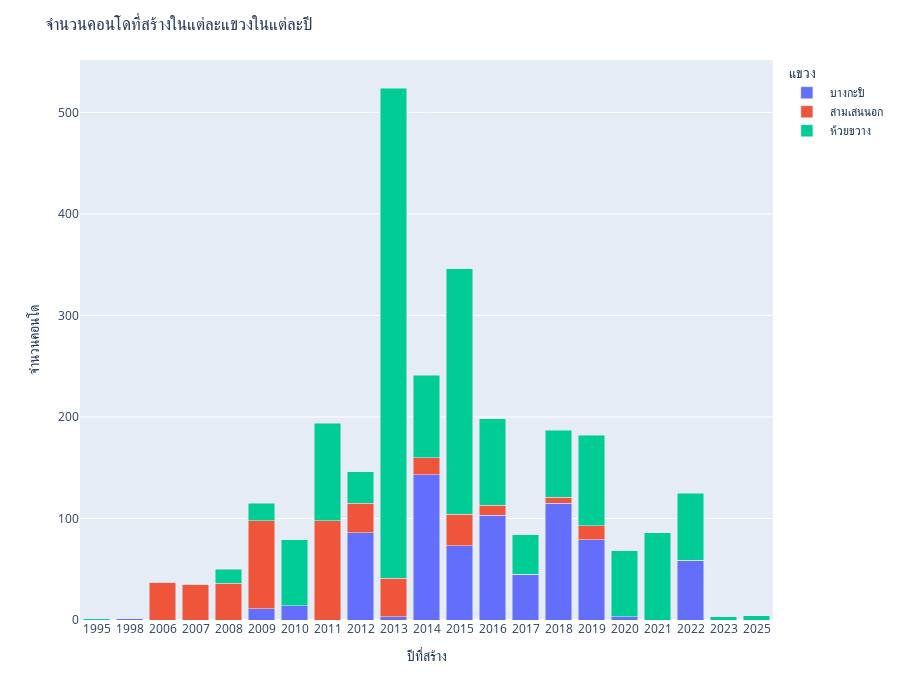

This figure's notebook cell:
### Code cell
table = pd.crosstab(df6['constructed-yr'], df6['kwaeng'])

fig = px.bar(table, x=table.index, y=table.columns, barmode='stack', labels={'kwaeng': 'แขวง'})

fig.update_layout(title='จำนวนคอนโดที่สร้างในแต่ละแขวงในแต่ละปี',
                  xaxis_title='ปีที่สร้าง',
                  yaxis_title='จำนวนคอนโด',
                  height=700)

fig.show()

### Figure 1 — Plotly figure (JSON) as saved in the notebook; plotly's stock layout.template omitted (floating-point values rounded to 4 significant figures)
{"data": [{"alignmentgroup": "True", "hovertemplate": "แขวง= บางกะปิ<br>constructed-yr=%{x}<br>value=%{y}<extra></extra>", "legendgroup": " บางกะปิ", "marker": {"color": "#636efa", "pattern": {"shape": ""}}, "name": " บางกะปิ", "offsetgroup": " บางกะปิ", "orientation": "v", "showlegend": true, "textposition": "auto", "type": "bar", "x": ["1995", "1998", "2006", "2007", "2008", "2009", "2010", "2011", "2012", "2013", "2014", "2015", "2016", "2017", "2018", "2019", "2020", "2021", "2022", "2023", "2025"], "xaxis": "x", "y": [0, 1, 0, 0, 0, 11, 14, 0, 86, 3, 143, 73, 103, 45, 115, 79, 3, 0, 59, 0, 0], "yaxis": "y"}, {"alignmentgroup": "True", "hovertemplate": "แขวง= สามเสนนอก<br>constructed-yr=%{x}<br>value=%{y}<extra></extra>", "legendgroup": " สามเสนนอก", "marker": {"color": "#EF553B", "pattern": {"shape": ""}}, "name": " สามเสนนอก", "offsetgroup": " สามเสนนอก", "orientation": "v", "showlegend": true, "textposition": "auto", "type": "bar", "x": ["1995", "1998", "2006", "2007", "2008", "2009", "2010", "2011", "2012", "2013", "2014", "2015", "2016", "2017", "2018", "2019", "2020", "2021", "2022", "2023", "2025"], "xaxis": "x", "y": [0, 0, 37, 35, 36, 87, 0, 98, 29, 38, 17, 31, 10, 0, 6, 14, 0, 0, 0, 0, 0], "yaxis": "y"}, {"alignmentgroup": "True", "hovertemplate": "แขวง= ห้วยขวาง<br>constructed-yr=%{x}<br>value=%{y}<extra></extra>", "legendgroup": " ห้วยขวาง", "marker": {"color": "#00cc96", "pattern": {"shape": ""}}, "name": " ห้วยขวาง", "offsetgroup": " ห้วยขวาง", "orientation": "v", "showlegend": true, "textposition": "auto", "type": "bar", "x": ["1995", "1998", "2006", "2007", "2008", "2009", "2010", "2011", "2012", "2013", "2014", "2015", "2016", "2017", "2018", "2019", "2020", "2021", "2022", "2023", "2025"], "xaxis": "x", "y": [1, 0, 0, 0, 14, 17, 65, 96, 31, 483, 81, 242, 85, 39, 66, 89, 65, 86, 66, 3, 4], "yaxis": "y"}], "layout": {"barmode": "stack", "height": 700, "legend": {"title": {"text": "แขวง"}, "tracegroupgap": 0}, "margin": {"t": 60}, "title": {"text": "จำนวนคอนโดที่สร้างในแต่ละแขวงในแต่ละปี"}, "xaxis": {"anchor": "y", "domain": [0, 1], "title": {"text": "ปีที่สร้าง"}}, "yaxis": {"anchor": "x", "domain": [0, 1], "title": {"text": "จำนวนคอนโด"}}}}
